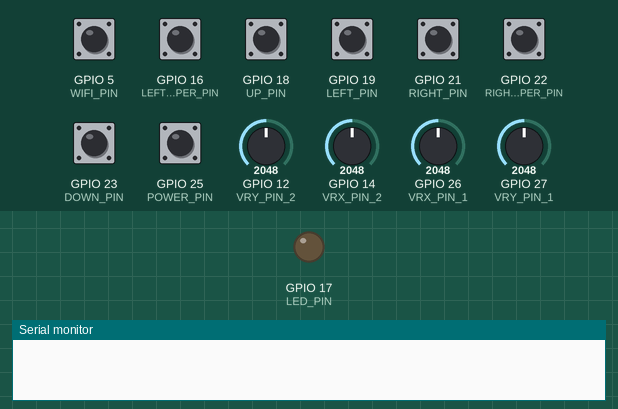
Simulated run of this sketch. Board: ESP32. Parts: output pins drawn as LEDs (lit = HIGH), the last lines printed to the serial monitor. The test bench sets the inputs (shaded band); at power-on: GPIO 5 (WIFI_PIN), GPIO 16 (LEFT_BUMPER_PIN), GPIO 18 (UP_PIN), GPIO 19 (LEFT_PIN), GPIO 21 (RIGHT_PIN), GPIO 22 (RIGHT_BUMPER_PIN), GPIO 23 (DOWN_PIN), GPIO 25 (POWER_PIN) HIGH, GPIO 12 (VRY_PIN_2) = 2048, GPIO 14 (VRX_PIN_2) = 2048, GPIO 26 (VRX_PIN_1) = 2048, GPIO 27 (VRY_PIN_1) = 2048. WiFi joins after 1.5 s; servers stay silent unless stated; uploads are accepted with an empty reply.

Above: at 0.0 s.
At 4.2 s:
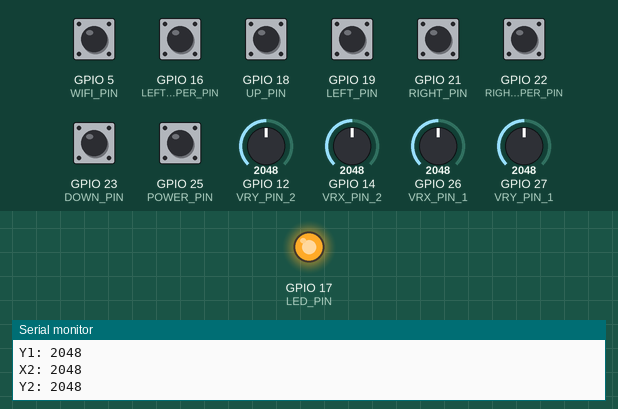
4.3 s: GPIO 16 (LEFT_BUMPER_PIN) pulled LOW for 0.25 s
6.0 s: GPIO 18 (UP_PIN) pulled LOW for 0.25 s
7.7 s: GPIO 19 (LEFT_PIN) pulled LOW for 0.25 s
9.4 s: GPIO 21 (RIGHT_PIN) pulled LOW for 0.25 s
11.1 s: GPIO 22 (RIGHT_BUMPER_PIN) pulled LOW for 0.25 s
12.8 s: GPIO 23 (DOWN_PIN) pulled LOW for 0.25 s
Timing chart, 0 to 15.5 s (numbered marks = the images above; inputs shaded):
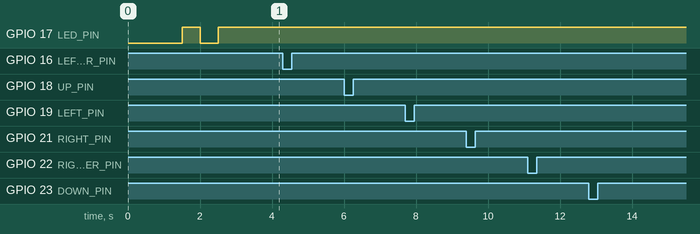

The sketch:

Controller.ino
```cpp
#include "WiFi.h"
#include "HTTPClient.h"
#include "esp_sleep.h"
#include "driver/rtc_io.h"

// Wi-Fi
const char *ssid = "Group32";
const char *password = "Group32Password";

// Pins
#define WIFI_PIN 5
#define POWER_PIN 25
#define LED_PIN 17

#define UP_PIN 18
#define RIGHT_PIN 21
#define DOWN_PIN 23
#define LEFT_PIN 19
#define LEFT_BUMPER_PIN 16
#define RIGHT_BUMPER_PIN 22

#define VRX_PIN_1 26
#define VRY_PIN_1 27
#define VRX_PIN_2 14
#define VRY_PIN_2 12

// Timing
const unsigned long wifiHoldTime = 1500;
const unsigned long powerHoldTime = 1500;
const unsigned long joystickInterval = 100;

// States
bool wifiActionTaken = false;
bool powerActionTaken = false;
unsigned long wifiPressStart = 0;
unsigned long powerPressStart = 0;
unsigned long lastJoystickCheck = 0;

// Joystick values
int xValue1 = 0, yValue1 = 0, xValue2 = 0, yValue2 = 0;

struct Button {
  const char* name;
  int pin;
  int index;
  bool lastState;
};

Button buttons[] = {
  {"UP", UP_PIN, 0, HIGH},
  {"RIGHT", RIGHT_PIN, 1, HIGH},
  {"DOWN", DOWN_PIN, 2, HIGH},
  {"LEFT", LEFT_PIN, 3, HIGH},
  {"LEFT_BUMPER", LEFT_BUMPER_PIN, 4, HIGH},
  {"RIGHT_BUMPER", RIGHT_BUMPER_PIN, 5, HIGH}
};

// Function declarations
void connectToWiFi();
void reconnectWifi();
void handleWifiButton(unsigned long now);
void handlePowerButton(unsigned long now);
void handleButtons();
void buttonPressed(int index);
void handleJoystick();
void sendJoystickInfo();
void flashAndSleep();
void adc_power_off();

void setup() {
  Serial.begin(115200);
  delay(1000);

  pinMode(LED_PIN, OUTPUT);
  digitalWrite(LED_PIN, LOW);

  pinMode(WIFI_PIN, INPUT_PULLUP);
  pinMode(POWER_PIN, INPUT_PULLUP);

  for (int i = 0; i < 6; i++) {
    pinMode(buttons[i].pin, INPUT_PULLUP);
  }

  pinMode(VRX_PIN_1, INPUT);
  pinMode(VRY_PIN_1, INPUT);
  pinMode(VRX_PIN_2, INPUT);
  pinMode(VRY_PIN_2, INPUT);

  // Setup wake from deep sleep
  esp_sleep_enable_ext0_wakeup((gpio_num_t)POWER_PIN, 0);

  delay(500);
  connectToWiFi();
}

void loop() {
  unsigned long currentMillis = millis();

  handleWifiButton(currentMillis);
  handlePowerButton(currentMillis);
  handleButtons();
  handleJoystick();

  if (currentMillis - lastJoystickCheck >= joystickInterval) {
    sendJoystickInfo();
    lastJoystickCheck = currentMillis;
  }
}

void handleJoystick() {
  xValue1 = analogRead(VRX_PIN_1);
  yValue1 = analogRead(VRY_PIN_1);
  xValue2 = analogRead(VRX_PIN_2);
  yValue2 = analogRead(VRY_PIN_2);
}

void handleButtons() {
  for (int i = 0; i < 6; i++) {
    bool current = digitalRead(buttons[i].pin);
    if (buttons[i].lastState == HIGH && current == LOW) {
      Serial.printf("%s pressed!\n", buttons[i].name);
      buttonPressed(buttons[i].index);
    }
    buttons[i].lastState = current;
  }
}

void handleWifiButton(unsigned long now) {
  bool wifiPressed = digitalRead(WIFI_PIN) == LOW;

  if (wifiPressed) {
    if (!wifiActionTaken) {
      if (wifiPressStart == 0) {
        wifiPressStart = now;
      } else if (now - wifiPressStart >= wifiHoldTime) {
        Serial.println("WiFi button held - reconnecting...");
        reconnectWifi();
        wifiActionTaken = true;
      }
    }
  } else {
    wifiPressStart = 0;
    wifiActionTaken = false;
  }
}

void handlePowerButton(unsigned long now) {
  bool powerPressed = digitalRead(POWER_PIN) == LOW;

  if (powerPressed) {
    if (!powerActionTaken) {
      if (powerPressStart == 0) {
        powerPressStart = now;
      } else if (now - powerPressStart >= powerHoldTime) {
        Serial.println("Power button held - entering deep sleep...");
        flashAndSleep();
        powerActionTaken = true;
      }
    }
  } else {
    powerPressStart = 0;
    powerActionTaken = false;
  }
}

void reconnectWifi() {
  WiFi.disconnect(true);
  delay(100);
  connectToWiFi();
}

void connectToWiFi() {
  Serial.println("Attempting WiFi connection...");

  // Add WiFi event handlers
  WiFi.onEvent([](WiFiEvent_t event, WiFiEventInfo_t info) {
    Serial.printf("[WiFi] Event: %d - ", event);
    switch(event) {
      case SYSTEM_EVENT_STA_START:
        Serial.println("STA Started");
        break;
      case SYSTEM_EVENT_STA_CONNECTED:
        Serial.println("Connected to AP");
        break;
      case SYSTEM_EVENT_STA_GOT_IP:
        Serial.print("Got IP: ");
        Serial.println(WiFi.localIP());
        break;
      case SYSTEM_EVENT_STA_DISCONNECTED:
        Serial.println("Disconnected from AP");
        WiFi.reconnect();
        break;
    }
  });

  WiFi.mode(WIFI_STA);
  WiFi.begin(ssid, password);

  // More robust connection check
  unsigned long startAttemptTime = millis();
  while (WiFi.status() != WL_CONNECTED &&
         millis() - startAttemptTime < 20000) { // 20s timeout
    digitalWrite(LED_PIN, !digitalRead(LED_PIN)); // Toggle LED
    delay(500);
    Serial.print(".");
  }

  if (WiFi.status() == WL_CONNECTED) {
    digitalWrite(LED_PIN, HIGH);
    WiFi.setSleep(false); // Disable sleep for better stability
    Serial.println("\nConnected to Rover");
    Serial.print("IP Address: ");
    Serial.println(WiFi.localIP());
  } else {
    digitalWrite(LED_PIN, LOW);
    Serial.println("\nFailed to connect - restarting");
    delay(1000);
    ESP.restart();
  }
}

void flashAndSleep() {
  for (int i = 0; i < 3; i++) {
    digitalWrite(LED_PIN, HIGH);
    delay(300);
    digitalWrite(LED_PIN, LOW);
    delay(300);
  }

  adc_power_off();
  digitalWrite(LED_PIN, LOW);

  WiFi.disconnect(true);
  WiFi.mode(WIFI_OFF);
  delay(100);

  esp_deep_sleep_start();
}

void buttonPressed(int index) {
  if (WiFi.status() == WL_CONNECTED) {
    HTTPClient http;
    http.begin("http://192.168.4.1/buttonpress");
    http.addHeader("Content-Type", "application/json");
    http.POST("{\"buttonIndex\": " + String(index) + "}");
    http.end();
  }
}

void sendJoystickInfo() {
  if (WiFi.status() == WL_CONNECTED) {
    HTTPClient http;
    http.begin("http://192.168.4.1/controllerdata");
    http.addHeader("Content-Type", "application/json");

    String jsonData = "{\"joystickX1\": " + String(xValue1) +
                      ", \"joystickY1\": " + String(yValue1) +
                      ", \"joystickX2\": " + String(xValue2) +
                      ", \"joystickY2\": " + String(yValue2) + "}";
    Serial.println("X1: " + String(xValue1));
    Serial.println("Y1: " + String(yValue1));
    Serial.println("X2: " + String(xValue2));
    Serial.println("Y2: " + String(yValue2));
    int httpResponseCode = http.POST(jsonData);
    http.end();
  }
}

void adc_power_off() {
  rtc_gpio_isolate(GPIO_NUM_26);
  rtc_gpio_isolate(GPIO_NUM_27);
  rtc_gpio_isolate(GPIO_NUM_14);
  rtc_gpio_isolate(GPIO_NUM_12);
}
```
